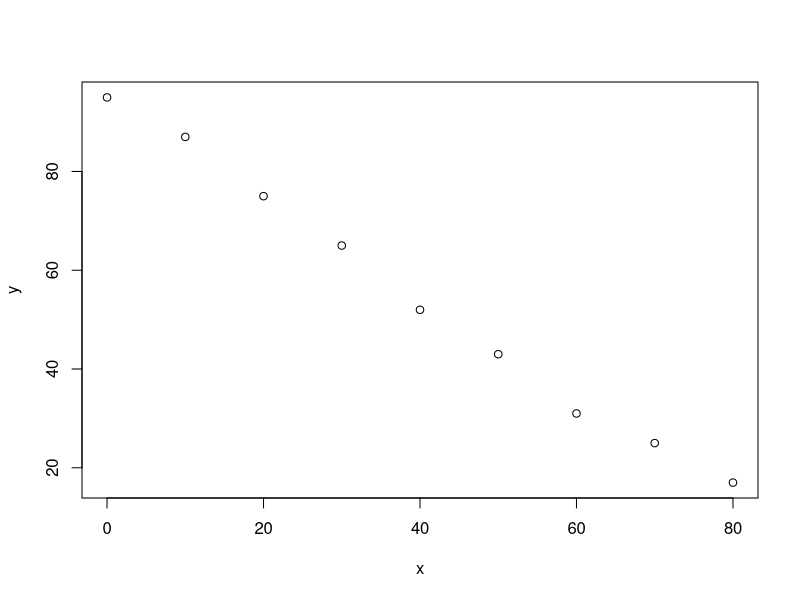
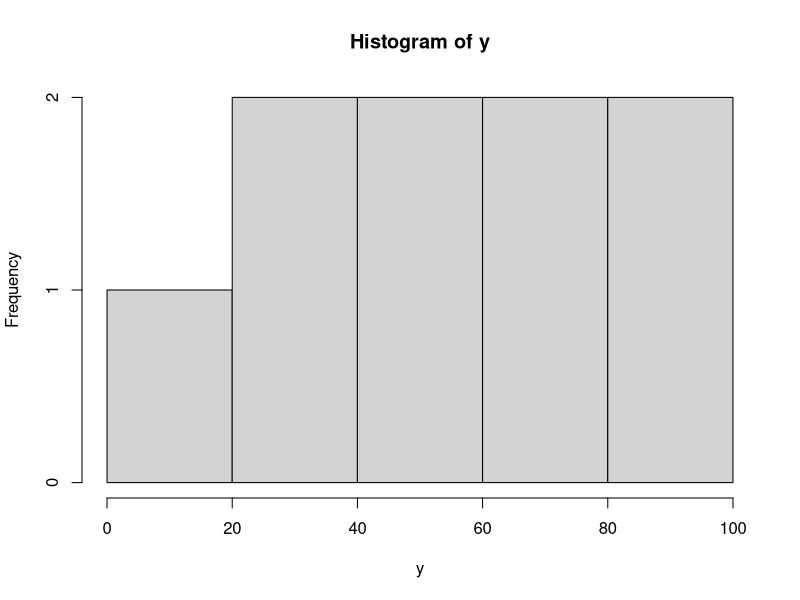

Reproduce these figures in R, in order.
# basic R
# for use in IAEA fellowship training, Feb 2025
# R. Picha, TINT RD

# the lines with # in front are comment. you can write anything here.
# it is useful to use this to describe each part of the script


# define variables
a <- 10
b <- 5
c <- 2

print(paste0('a=', a, ', b=', b, ', c=', c))


# addition
sum <- a + b
print(sum)
print(paste0('Sum: ', sum))

# subtraction
diff <- a - b
print(paste0('Difference: ', diff))
print(paste0("difference between a and b: ", diff))

# multiplication
prod <- a * b * c
print(paste0('Product: ', prod))

# division
quot <- a / b
print(paste0('Quotient: ', quot))

# exponentiation
exp <- b^c
print(paste0('Exponentiation: ', exp))

# square root
sqrt_a <- sqrt(a)
print(paste0('Square root of a: ', sqrt_a))

# modulus (remainder)
modu <- b %% c
print(paste0('Modulus: ', modu))

# integer division
int_div <- b %/% c
print(paste0('Integer division: ', int_div))

# more complex operation
print(a^c - 10*b - c)


print('Vectors:')
print('a vector can contain any type of variables, but must be of same type.')
print('c = concatenate function')

# vector of numbers
v1 <- c(1, 2, 4, 6, 9)
print(v1)

v2 <- c(3, 5, 2, 1, 8)

# adding two vectors
print(v1 + v2)


# vector of strings
v3 <- c('Laos', 'Fiji', 'Myanmar', 'Cambodia', 'Thailand')
print(v3)

# print each element
print(v3[3])


# boolean data (true or false)
# logic
# greater than >
# less than <
# equal ==

v4 <- c(TRUE, TRUE, FALSE, TRUE, FALSE)
print(v4)

print(2 > 1)
print(5 == 6)
print(10 + 5 > 20)


# changing variable data type
v5 <- 5
print(v5)

v5 <- 'my apples'
print(v5)


# basic plots
x <- c(0, 10, 20, 30, 40, 50, 60, 70, 80)
y <- c(95, 87, 75, 65, 52, 43, 31, 25, 17)

plot(x, y)

hist(y)
